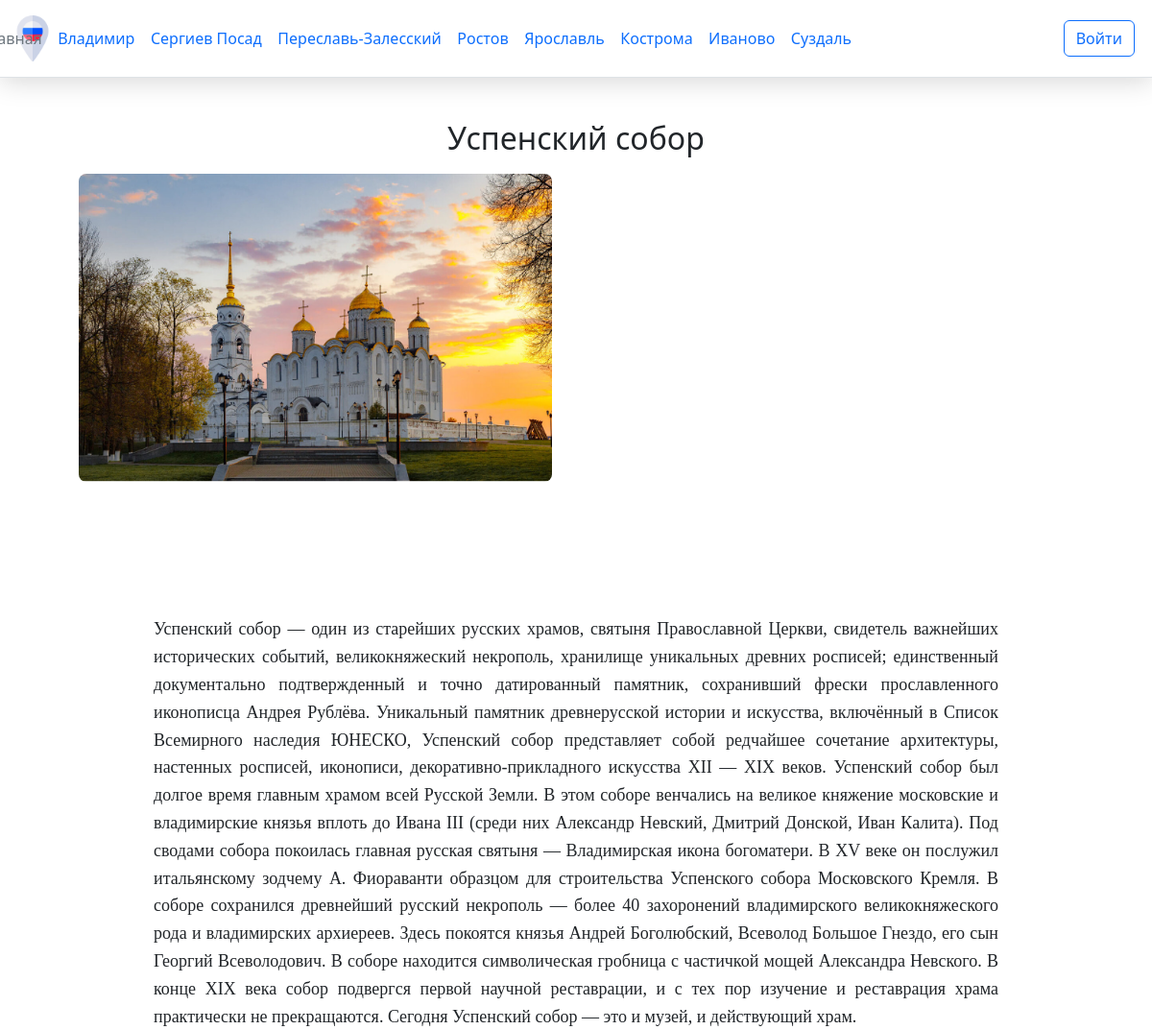
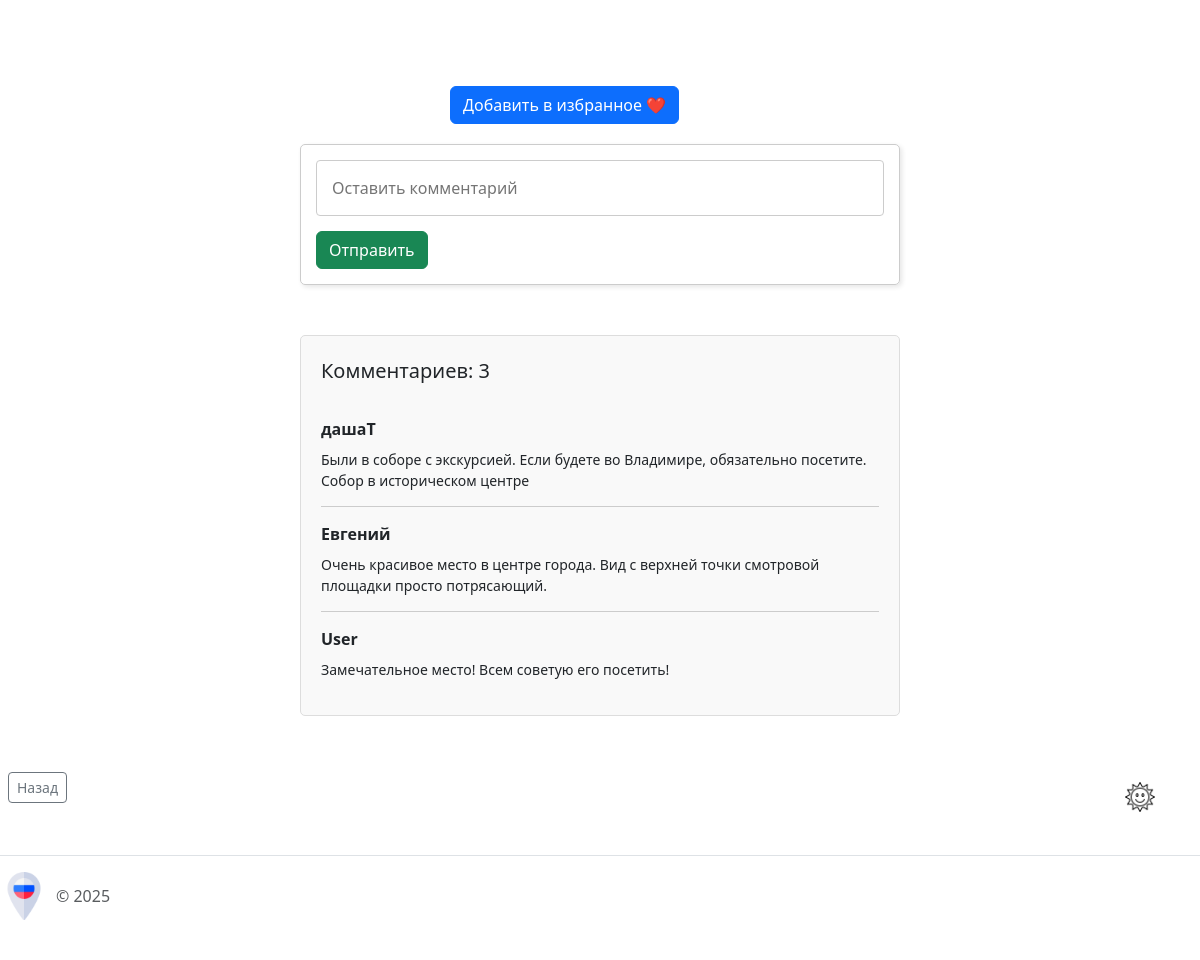
The page /attraction_detail/1 on the database its author committed (2 pictures, top to bottom).
### app.py (models this page shows, shortened)
class City(db.Model):
    city_id = db.Column(db.Integer, primary_key=True)
    city_name = db.Column(db.String(20), nullable=False)
    photo = db.Column(db.LargeBinary, nullable=False)
    description = db.Column(db.Text, nullable=False)

class Attraction(db.Model):
    attraction_id = db.Column(db.Integer, primary_key=True)
    attraction_name = db.Column(db.String(50), nullable=False)
    photo = db.Column(db.LargeBinary, nullable=False)
    description = db.Column(db.Text, nullable=False)
    attraction_type = db.Column(db.String(80), nullable=False)
    city_id = db.Column(db.Integer, db.ForeignKey('city.city_id'), nullable=False)
    latitude = db.Column(db.Float, nullable=True)  # Широта
    longitude = db.Column(db.Float, nullable=True) # Долгота

class Feedback(db.Model):
    feedback_id = db.Column(db.Integer, primary_key=True)
    comment = db.Column(db.String(100), nullable=False)
    user_id = db.Column(db.Integer, db.ForeignKey('user.user_id'), nullable=False)
    attraction_id = db.Column(db.Integer, db.ForeignKey('attraction.attraction_id'), nullable=False)
    created_at = db.Column(db.DateTime, default=datetime.utcnow)

class User(UserMixin, db.Model):
    user_id = db.Column(db.Integer, primary_key=True)
    name = db.Column(db.String(20), nullable=False)
    email = db.Column(db.String(40), nullable=False, unique=True)
    password = db.Column(db.Text, nullable=False)

### app.py (the view, shortened to what this page needs)
@app.route("/attraction_detail/<int:attraction_id>", methods=['POST', 'GET'])
def attraction_detail(attraction_id):
    attraction = Attraction.query.get(attraction_id)
    comments = db.session.query(Feedback, User.name).join(User).filter(Feedback.attraction_id == attraction_id).all()
    coordinates = {'latitude': attraction.latitude, 'longitude': attraction.longitude}
    return render_template('attraction_detail.html', attraction=attraction, comments=comments, coordinates=coordinates)

### app.py (called while the page is built)
@app.context_processor
def inject_cities():
    cities = City.query.all()
    return dict(cities=cities)

### templates/attraction_detail.html (shortened to what this page needs)
{% extends 'base.html' %}
{% block content %}
<div class="attraction-container">
    <h2>{{ attraction.attraction_name }}</h2>
    <div class="attraction-grid">
        <div class="attraction-photo">
            <img src="{{ url_for('static', filename='img/' + attraction.photo) }}" class="img-fluid" alt="{{ attraction.attraction_name }}">
        </div>
        <div id="map" style="width:100%; height:400px;"></div>
        <p class="about">{{ attraction.description }}</p>
    </div>
    <form action="{{ url_for('add_to_favorites', attraction_id=attraction.attraction_id) }}" method="POST">
        <button type="submit" class="btn btn-primary mt-3">Добавить в избранное ❤️</button>
    </form>
    <form method="post" class="comment-container">
        <input type="text" name="comment" placeholder="Оставить комментарий" class="comment-form"><br>
        <button class="btn btn-success" type="submit">Отправить</button>
    </form>
    <div class="comments-section">
        <div>
            <p style="font-size: 20px;">Комментариев: {{ comments|length }}</p>
        </div>
        {% for feedback, username in comments %}
            <div class="comment">
                <div class="comment-username">{{ username }}</div>
                <div class="comment-text">{{ feedback.comment }}</div>
            </div>
        {% endfor %}
    </div>
</div>
<div class="d-flex justify-content-between align-items-center">
    <div class="btn-group">
        <a href="{{ url_for('attractions', city_id=attraction.city_id) }}" class="btn btn-sm btn-outline-secondary ms-2 mb-2">Назад</a>
    </div>
</div>
{% endblock %}

### templates/base.html (shortened to what this page needs)
<!DOCTYPE html>
<html lang="en">
<head>
    <link href="https://cdn.jsdelivr.net/npm/bootstrap@5.3.3/dist/css/bootstrap.min.css" rel="stylesheet">
    <link rel="stylesheet" href="https://cdn.jsdelivr.net/npm/bootstrap-icons@1.8.0/font/bootstrap-icons.css">
    <link rel="stylesheet" href="https://cdnjs.cloudflare.com/ajax/libs/font-awesome/6.2.0/css/all.min.css">
    <link rel="stylesheet" href="{{url_for('static', filename='css/main.css')}}">
    <link rel="stylesheet" href="{{url_for('static', filename='css/dark-theme.css')}}">
</head>
<body>
    <div class="page">
        <header class="d-flex flex-wrap align-items-center justify-content-center justify-content-md-between py-3 mb-4 border-bottom">
          <div class="col-md-3 mb-2 mb-md-0 d-flex align-items-center">
            <a href="/" class="d-inline-flex link-body-emphasis text-decoration-none">
              <img class="header__img" src="{{ url_for('static', filename='img/russia.png') }}" alt="russia">
            </a>
          </div>
          <div class="col-md-6 mb-0 mb-md-0 d-flex justify-content-end align-items-center">
            <ul class="nav col-12 col-md-auto mb-2 justify-content-center mb-md-0 nav-menu">
              <li><a href="{{ url_for('index') }}" class="nav-link px-2 link-secondary">Главная</a></li>
              {% for city in cities %}
                <li class="nav-item">
                  <a class="nav-link" href="{{ url_for('city_detail', city_id=city.city_id) }}">{{ city.city_name }}</a>
                </li>
              {% endfor %}
            </ul>
          </div>
          <div class="col-md-3 text-end d-flex align-items-center justify-content-end">
            {% if current_user.is_authenticated %}
                {% if current_user.email == 'forsitediplom@internet.ru' %}
                    <a href="{{ url_for('admin_page') }}">
                        <button type="button" class="btn btn-outline-primary me-2">{{ current_user.name }}</button>
                    </a>
                {% else %}
                    <a href="{{ url_for('lk') }}">
                        <button type="button" class="btn btn-outline-primary me-2">{{ current_user.name }}</button>
                    </a>
                {% endif %}
            {% else %}
                <a href="{{ url_for('login') }}">
                    <button type="button" class="btn btn-outline-primary me-2">Войти</button>
                </a>
            {% endif %}
        </div>
        </header>
        <div class="content">
            {% block content %}{% endblock %}
        </div>
        <div class="image-button-container">
          <button class="image-button">
            <img src="{{ url_for('static', filename='img/sun.png') }}" alt="Sun" class="button-image">
          </button>
        </div>
        <footer class="d-flex flex-wrap justify-content-between align-items-center py-3 my-4 border-top">
            <div class="col-md-4 d-flex align-items-center">
              <a href="/" class="mb-3 me-2 mb-md-0 text-body-secondary text-decoration-none lh-1">
                <img class="header__img" src="{{ url_for('static', filename='img/russia.png') }}" alt="russia">
              </a>
              <span class="mb-3 mb-md-0 text-body-secondary">© 2025</span>
            </div>
        </footer>
    </div>
</body>
</html>

### static/css/main.css (style rules this page uses)
html, body { height: 100%; margin: 0; padding: 0; }
body { display: flex; flex-direction: column; min-height: 100vh; }
.page { display: flex; flex-direction: column; flex: 1; }
.content { flex: 1; padding-bottom: 20px; }
footer { margin-top: auto; width: 100%; padding: 20px 0; }
header { position: sticky; top: 0; padding: 10px; z-index: 1000; background: #fff; -webkit-box-shadow: 0 5px 25px rgba(0, 0, 0, 0.15); box-shadow: 0 5px 25px rgba(0, 0, 0, 0.15) ; width: 100%; }
.header__img { height: 48px; width: 48px; }
.nav-link { padding: 0.2rem 0.5rem; }
.nav li { padding-right: 0.5px; }
.nav li:last-child { padding-right: 0; }
h2 { text-align: center; margin-top: 0; }
.img-fluid { margin: 10px auto 20px; display: block; max-width: 80%; height: auto; }
.about { font-family: 'Georgia', serif; line-height: 1.8; font-size: 1.1rem; text-align: center; margin: 1rem auto; max-width: 80%; }
form { width: 300px; margin: 0 auto; }
.comment-container { max-width: 600px; width: 100%; margin: 50px auto; border: 1px solid #ccc; border-radius: 5px; padding: 15px; box-shadow: 2px 2px 5px rgba(0, 0, 0, 0.1); }
.comments-section { display: flex; justify-content: center; align-items: flex-start; flex-direction: column; max-width: 600px; margin: 20px auto; padding: 20px; border: 1px solid #ddd; border-radius: 5px; background-color: #f9f9f9; }
.comment { border-bottom: 1px solid #ccc; padding: 10px 0; }
.comment:last-child { border-bottom: none; }
.comment-username { font-weight: bold; margin-bottom: 5px; }
.image-button-container { position: fixed; right: 10px; top: 92%; transform: translateY(-50%); z-index: 1000; }
.image-button { width: 100px; height: 50px; border: none; background-color: transparent; cursor: pointer; }
.button-image { width: 30px; height: auto; transition: filter 0.3s ease; }
.nav-menu { display: flex; flex-direction: row; }

### templates/attraction_detail.html (style rules this page uses)
.attraction-container { width: 100%; margin: 0; padding: 20px; box-sizing: border-box; }
.attraction-grid { display: grid; grid-template-columns: 1fr; gap: 20px; margin-bottom: 20px; }
.attraction-photo img { width: 100%; height: auto; border-radius: 8px; }
#map { width: calc(100% - 40px); height: 250px; border-radius: 8px; margin: 0 auto; padding: 10px; }
.about { grid-column: 1 / -1; font-size: 16px; line-height: 1.6; font-family: 'Georgia', serif; padding: 1rem; text-align: justify; }
.comment-container { margin-top: 20px; }
.comment-form { width: 100%; padding: 15px; margin-bottom: 15px; border: 1px solid #ccc; border-radius: 4px; font-size: 14px; }
.comments-section { margin-top: 20px; }
.comment { border-bottom: 1px solid #ccc; padding: 15px 0; }
.comment-username { font-weight: bold; font-size: 14px; }
.comment-text { margin-top: 8px; font-size: 12px; }
@media (min-width: 768px) { .attraction-grid { grid-template-columns: 1.2fr 1fr; gap: 30px; margin-bottom: 30px; } }
@media (min-width: 768px) { #map { width: calc(100% - 40px); height: 400px; } }
@media (min-width: 768px) { .about { font-size: 18px; padding: 1.5rem; } }
@media (min-width: 768px) { .comment-form { font-size: 16px; } }
@media (min-width: 768px) { .comment-username { font-size: 16px; } }
@media (min-width: 768px) { .comment-text { font-size: 14px; } }

### rows shown on the page
City: city_name "Владимир"
City: city_name "Сергиев Посад"
City: city_name "Переславь-Залесский"
City: city_name "Ростов"
City: city_name "Ярославль"
City: city_name "Кострома"
City: city_name "Иваново"
City: city_name "Суздаль"
Attraction: attraction_name "Успенский собор", photo (picture), description "Успенский собор — один из старейших русских храмов, святыня Православной Церкви, свидетель важнейших исторических событий, великокняжеский некрополь, хранилище уникальных древних росписей; единственный документально подтвержденный и точно датированный памятник, сохранивший фрески прославленного иконописца Андрея Рублёва. Уникальный памятник древнерусской истории и искусства, включённый в Список Всемирного наследия ЮНЕСКО, Успенский собор представляет собой редчайшее сочетание архитектуры, настенных росписей, иконописи, декоративно-прикладного искусства XII — XIX веков. Успенский собор был долгое время главным храмом всей Русской Земли. В этом соборе венчались на великое княжение московские…"
Feedback: name "дашаT", comment "Были в соборе с экскурсией. Если будете во Владимире, обязательно посетите. Собор в историческом центре"
Feedback: name "Евгений", comment "Очень красивое место в центре города. Вид с верхней точки смотровой площадки просто потрясающий."
Feedback: name "User", comment "Замечательное место! Всем советую его посетить!"

### other values the page prints
{{ comments|length }} "3"
